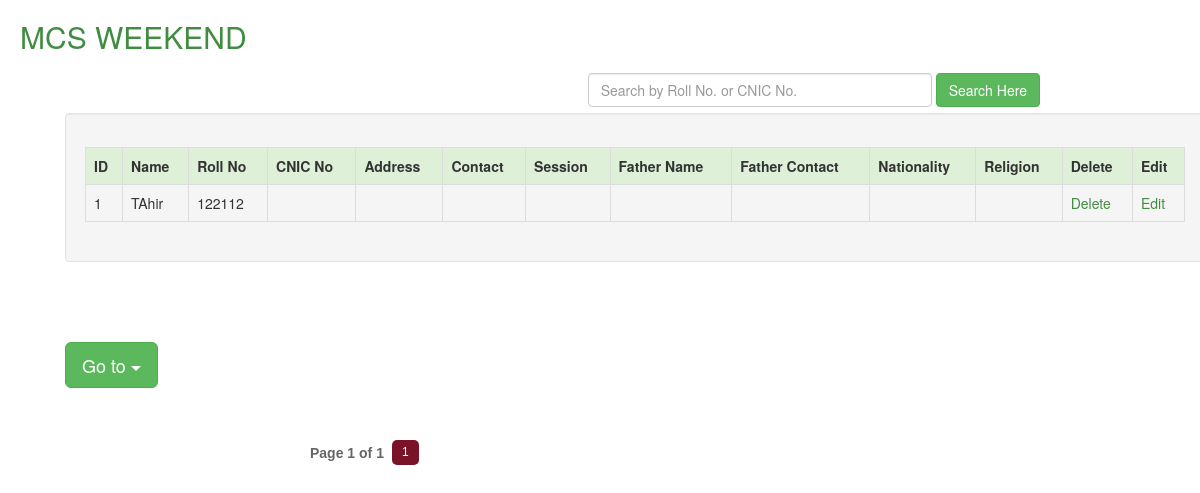
The page /mcs_weekend.php (signed in) on the database its author committed.
### tables this page shows
CREATE TABLE IF NOT EXISTS `mcs_weekend` (
`id` int(30) NOT NULL,
  `name` varchar(60) NOT NULL,
  `roll` varchar(60) NOT NULL,
  `cnic` varchar(60) NOT NULL,
  `address` varchar(60) NOT NULL,
  `cntct` varchar(60) NOT NULL,
  `session` varchar(60) NOT NULL,
  `fname` varchar(60) NOT NULL,
  `fcntct` varchar(60) NOT NULL,
  `nationality` text NOT NULL,
  `religion` text NOT NULL
);

### mcs_weekend.php (the view, shortened to what this page needs)
<?php
function pagination($total_num_results,$posts_per_page,$cur_page) {
  $no = $total_num_results / $posts_per_page;
  $no = ceil($no);
  $pages_html="";
  $start_page=$cur_page-2;
  $end_page=$cur_page+2;
  $start_diff=$cur_page-1;
  $end_diff=$no-$cur_page;
  if($end_diff < 2) {
    $start_page=$cur_page+$end_diff;
    $start_page=$start_page-4;
  }
  while($start_page < 1) { $start_page=$start_page+1; }
  if($start_diff < 2) {
    $end_page=$cur_page-$start_diff;
    $end_page=$end_page+4;
  }
  while($end_page > $no) { $end_page=$end_page-1; }
  $pages_html .= "<div id='pagination' >";
  $pages_html .= "<label class='disptext' >Page ".$cur_page." of ".$no."</label>";
  for($i=$start_page; $i<=$end_page; $i++) { $pages_html .= "<a href='?page=".$i."' id='page".$i."' > ".$i." </a>"; }
  $pages_html .= "<script type='text/javascript'>var d = document.getElementById('page".$cur_page."');
  d.className += ' selectedpage';</script>";
  $pages_html .= "</div>";
  return $pages_html;
}
?>
<!DOCTYPE html>
<html>
<head>
<link href="css/bootstrap.min.css" rel="stylesheet">
<link href="admin.css" rel="stylesheet" type="text/css" />
</head>
<body>
<div class="heading"><h2>MCS WEEKEND</h2></div>
	<div class="search">
	<form class="form-inline" action="mcs_weekend.php" method="get">
	<div class="form-group">
    <input type="text" class="form-control" id="info" name="search" placeholder="Search by Roll No. or CNIC No." size="40">
  </div>
  <button type="submit" name="sub" class="btn btn-success">Search Here</button>
</form></div>
		<div class="container">
		<div class="well">
		<div class="responsive-table">
	<table class="table table-bordered">
	  <tr class="success">
	    <th>ID</th>
	    <th>Name</th>
	    <th>Roll No</th>
		<th>CNIC No</th>
	    <th>Address</th>
	    <th>Contact</th>
	    <th>Session</th>
	    <th>Father Name</th>
	    <th>Father Contact</th>
		<th>Nationality</th>
	     <th>Religion</th>
	    <th>Delete</th>
		<th>Edit</th>
      </tr>
	<tr>
	  <?php
$query ="select * from mcs_weekend";
$run = mysql_query($query);
while($row=mysql_fetch_array($run))
{
	$id = $row['id'];
	$name = $row[1];
	$roll = $row[2];
	$cnic = $row[3];
	$addr = $row[4];
	$cntct = $row[5];
	$session = $row[6];
	$fname = $row[7];
	$fcntct = $row[8];
	$nat = $row[9];
	$relig= $row[10];
?>
	    <td><?php echo $id; ?></td>
	    <td><?php echo $name; ?> </td>
	    <td><?php echo $roll; ?></td>
		<td><?php echo $cnic; ?></td>
	    <td><?php echo $addr; ?></td>
	    <td><?php echo $cntct; ?></td>
	    <td><?php echo $session; ?></td>
	    <td><?php echo $fname; ?></td>
	    <td><?php echo $fcntct; ?></td>
	    <td><?php echo $nat; ?></td>
	    <td><?php echo $relig; ?></td>
		<td><a href='del_mcs_weekend.php?del_mcs_weekend=<?php echo $id; ?>'><font color="#408C40">Delete</font></a></td>
	    <td><a href='edit_mcs_weekend.php?edit_mcs_weekend=<?php echo $id; ?>'><font color="#408C40">Edit</font></a></td></a></td>
      </tr>
  <?php }  ?>
</table>
</div>
</div>
</div>
		<div class="container">
		<div class="dropdown">
			 <button class="btn btn-success btn-lg  dropdown-toggle" type="button" data-toggle="dropdown">
			 Go to <span class="caret"></span>
			 </button>
				</div>
				</div>
</body>
</html>
<?php
       $query=mysql_query("select * from mcs_weekend");
       $total_num_results = mysql_num_rows($query);
  $posts_per_page="15";
  $cur_page="1";
  $html=pagination($total_num_results,$posts_per_page,$cur_page);
  echo $html;
?>

### admin.css (style rules this page uses)
.container { margin:50px; padding-top:10px; }
.heading { color:#408C40; margin:20px; }
.search { float:right; margin-right:160px; margin-bottom:40px; }
#pagination { width: 600px;margin: 0 auto; }
#pagination a { padding: 5px 10px; margin: 2px 3px 0px 3px; float: left; font-size: 12px; line-height: 15px; font-family: Arial, Helvetica, Sans-serif; color: #666; background-color:#eeeeee; text-decoration: none; border-radius: 5px; }
#pagination a.selectedpage, #pagination a:hover { background-color: #7A1327; color: #fff; }
#pagination .disptext { margin: 5px 5px 0 10px; float: left; color: #666; font-family: Muli, 'Lucida Sans Unicode', 'Lucida Grande', Verdana, Tahoma, Arial, sans-serif; }

### rows shown on the page
mcs_weekend: id "1", name "TAhir", roll "122112"

### other values the page prints
$no "1"
